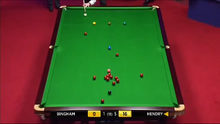
%> input picture res/table_test-1.png, 220 x 124 px, shrunk from 1278 x 723 before the run
$ octave test_colorClassification.m   (GNU Octave 9; MATLAB toolbox functions it lacks are replaced by stand-ins)
%> lines starting %> are read from the running program, lines starting %| are printed output that depends on the picture; in (x1, y1, x2, y2) boxes, pixels count from 0 and x2, y2 are one past the last pixel; in counts of white or black regions, pixels touching at a corner belong together; the program's own positions count from 1
### table_mask.m
function [ result ] = table_mask( input )
%TABLE_MASK makes a binary mask for a pool or snooker table
%   @author Maximilian Irro

%create color transformation structure
cform = makecform('srgb2lab');

% transform into L*a*b color space
input_lab = applycform(input, cform);

% extract the red-green chroma component
rg_chroma = input_lab(:,:,2);

% make a binary image
THRESHOLD = 0.45;
BW = im2bw(rg_chroma, THRESHOLD);

% now everything except the table is 1,
% but we need this the other way around
BW_inv = imcomplement(BW);

% fill all holes in the segmented table
% holes are balls (mind the bad dirty joke!)
BW_filled = imfill(BW_inv, 'holes');

BW_filled = bwmorph(BW_filled,'thin',5);

% convert it to uint8 to make it compatible with an image
mask = uint8(BW_filled);

% replicate the matrix 3 times, to combine it with a color image
mask3 = repmat( mask, [1 1 3]);

% return only the game table
result = mask3;

end

### connectedComponent.m
function [ resultBW, resultColor, resultRaw] = connectedComponent( table_mask , threshold)
%input bild: Tisch muss bereits durch die Tisch-Maske ausgeschnitten sein
%Diese Funktion ermittelt die Components im Bild (d.h. die Kugeln)
%Dafuer werden die Glanzpunkte der Kugeln benutzt. Durch sehr helle Stellen
%im Bild, die zu keiner Kugel geh?ren, werden auch Fragmente vom Tisch und
%Koe als Glanzpunkte interpretiert.

%Ausgabe:
%- resultBW: ist ein n-dim. cell-Element, das in jeder Zelle ein Binaerbild
%            einer Komponente enthaellt. insgesammt sind es n Components
%- resultColor: ist ebenfalls ein n-dim. cell-Element, das in jeder Zelle
%            ein farbiges Bild (also ein 3-dim RGB-Bild) einer Komponente enthaelt.

%aus dem bild wird ein binaerbild, nur die hellsten stellen werden weiss
BW = im2bw(table_mask , threshold);

figure(20);
imshow(BW);

%Elemente werden von einander getrennt
%Anwendung des selbst implementierten Algorithmus zu Connected Component Labeling
[L, num] = ccl_labeling(BW);

L = uint8(L);
BW = im2uint8(BW);
color_img = repmat( uint8(zeros(size(BW,1),size(BW,2))), [1 1 3]);

resultRaw = L;

%berechne moeglichst passende komponente fuer eine kugel
%annahme:
%   der glanzpunkt ist auf der x-achse in der mitte
%   der glanzpunkt endet auf der y-achse oben genau wo die kugel endet
bbox = regionprops(L, 'BoundingBox');

% mittelpunkte der gelabelten BLOBs berechnen lassen
stat = regionprops(L,'centroid');
stat2 = regionprops(L, 'EquivDiameter');

resultBW = cell(1);
resultColor = cell(1);

idx = 1;
for x = 1:num

    rx = L;

    % alles, was nicht die aktuelle Komponente ist, wird ausmaskiert
    rx(rx ~= x) = 0;

    % jetzt maskieren wir die Kugel mit einem Kreis aus
    cx = stat(x).Centroid(1);
    cy = bbox(x).BoundingBox(2);
    cy = cy + 5; % Positionskorrektur von Glanzpunkt auf Ballmittelpunkt
    rx = insertShape(uint8(rx), 'FilledCircle', [cx cy 7]);
    rx = im2bw(rx); % ist durch shape insertion zu uint8 geworden

    if stat2(x).EquivDiameter < 17

        resultBW{idx} = rx;

        rx = im2uint8(rx);
        rx3 = cat(3, rx, rx, rx);
        rcx = table_mask;

        rcx(rx3 == 0) = 0;

        color_img = color_img + rcx;
        resultColor{idx} = rcx;

        idx = idx + 1;
    end

end;

 figure(21);
 imshow(color_img);

end

### ccl_runLengthLabeling.m
function [ runlengthTable ] = ccl_runLengthLabeling( bw_img )

% n Reihen, 4 Spalten: Aktuelle Reihe, start, ende, Label

% bw_img Zeilenweise durchgehen und nach Zeichenketten suchen.
% fuer jede Zeichenkette den Anfangswert und den Endwert in der
% runlengthTable speichern
% gleichzeitig die Zeichenkette labeln, d.h. den Labelwert in die Tabelle
% speichern
% fuer jeden Element der Zeichenkette ueberpruefen, ob das Element der in
% darueberliegenden Zeile bereits gelabelt wurde.

% Tabelle der Zeichenketten der Zeilen
runlengthTable = cell(1);
count = 1;
rows = size(bw_img, 1);

for x = 1:rows
     % x-te zeile aus tabelle holen
     currentRow = bw_img(x,:);

     % Indizes der nonzero-Elemente des Zeilenvektors
     indices = find(currentRow);
     cursor_row = 1;
     cursor_ind = 1;

     if ~isempty(indices)
         while cursor_row <= length(currentRow) && cursor_ind <= length(indices)
             % Start der Zeichenkette und Cursor fuer Reihe und Index-Vektor setzen
             start_string = indices(cursor_ind);
             cursor_row = start_string;
             cursor_ind = cursor_ind + 1;

             %vorlaufiges Label setzen
             label = count;

             % Schleife laeuft, bis das Ende der Zeichenkette erreicht ist
             % oder bis das Ende der Bild-Reihe erreicht ist
             while (cursor_row <= length(currentRow)) && (currentRow(cursor_row) ~= 0)
                 if x > 1
                    bool = 1;
                    % fuer jede Zeichenkette eine Zeile darueber wird
                    % ueberprueft, ob die Zeichenkette direkt ueber dem
                    % aktuellen Element liegt
                    [~, num] = size(runlengthTable);
                     while bool && num > 0
                         if ~isempty(runlengthTable{1}) && runlengthTable{1,num}(1) >= (x-1)
                             if (runlengthTable{1,num}(2)<cursor_row) && (runlengthTable{1,num}(3)>cursor_row)
                                if label > runlengthTable{1,num}(4)
                                     label = runlengthTable{1,num}(4);
                                end
                             elseif cursor_row == runlengthTable{1,num}(2)
                                if label > runlengthTable{1,num}(4)
                                     label = runlengthTable{1,num}(4);
                                end
                             elseif cursor_row == runlengthTable{1,num}(3)
                                if label > runlengthTable{1,num}(4)
                                     label = runlengthTable{1,num}(4);
                                end
                             end
                         else
                             bool = 0;
                         end
                         num = num - 1;
                     end
                 end

                 cursor_row = cursor_row + 1;
                 cursor_ind = cursor_ind + 1;
             end

             % Ende der Zeichenkette angeben
             end_string = cursor_row - 1;
             cursor_ind = cursor_ind - 1;

             % codierte Zeichenkette in Tabelle speichern
             runlengthTable{count} = [x start_string end_string label];
             count = count + 1;
         end
     end
end

end

### ccl_labeling.m
function [components_img, labelCount] = ccl_labeling( bw_img )

    runlengthTable = ccl_runLengthLabeling( bw_img );
    runlengthTable = ccl_bottomUpLabeling( runlengthTable );
    [components_img, labelCount] = ccl_labelNormalisation(runlengthTable, bw_img);


end

### ccl_bottomUpLabeling.m
%function [ runlengthTable ] = ccl_bottomUpLabeling( )
 function [ runlengthTable ] = ccl_bottomUpLabeling(runlengthTable )

% labeling von unten nach oben
% f黵 jede Zeichenkette in der runlengthTable wird 黚erpr黤t, ob die
% Elemente der Zeichenkette darunter an anderes gelabeltes Element haben,
% dass ein kleineres Label hat.

%runlengthTable = ccl_runLengthLabeling();
[~, num] = size(runlengthTable);

for x = drange(num:-1:1)
    bool = 1;
    counter = x + 1;
    while bool && counter < num
        check = 0;
        if (runlengthTable{counter}(1) - runlengthTable{x}(1)) <= 1 && runlengthTable{x}(4) ~= runlengthTable{counter}(4)
            if (runlengthTable{counter}(1) - runlengthTable{x}(1)) == 1
                if runlengthTable{x}(2) == runlengthTable{counter}(2) && runlengthTable{x}(3) == runlengthTable{counter}(3)
                    check = 1;
                elseif runlengthTable{x}(2) < runlengthTable{counter}(2) && runlengthTable{x}(3) == runlengthTable{counter}(3)
                    check = 1;
                elseif runlengthTable{x}(2) > runlengthTable{counter}(2) && runlengthTable{x}(3) == runlengthTable{counter}(3)
                    check = 1;
                elseif runlengthTable{x}(2) == runlengthTable{counter}(2) && runlengthTable{x}(3) > runlengthTable{counter}(3)
                    check = 1;
                elseif runlengthTable{x}(2) == runlengthTable{counter}(2) && runlengthTable{x}(3) < runlengthTable{counter}(3)
                    check = 1;
                elseif runlengthTable{x}(2) < runlengthTable{counter}(2) && runlengthTable{x}(3) > runlengthTable{counter}(3)
                    check = 1;
                elseif runlengthTable{x}(2) > runlengthTable{counter}(2) && runlengthTable{x}(3) < runlengthTable{counter}(3)
                    check = 1;
                elseif runlengthTable{x}(2) == runlengthTable{counter}(3)
                    check = 1;
                elseif runlengthTable{x}(3) == runlengthTable{counter}(2)
                    check = 1;
                end
            end
            if check
                runlengthTable{x} = [runlengthTable{x}(1) runlengthTable{x}(2) runlengthTable{x}(3) runlengthTable{counter}(4)];
            end
        else
            bool = 0;
        end
        counter = counter + 1;
    end
end

end

### deprecated2/test_colorClassification.m
img = imread('res/images/table_test-1.png');
%> img is the input picture: size 124x220x3 uint8; mean R, G, B 82.4, 75.1, 42.9
mask = table_mask(img);
%> in table_mask, `input_lab = applycform(input, cform);`: input_lab: size 124x220x3 uint8; mean of channels 1, 2, 3 95, 131.3, 154.2
%> in table_mask, `rg_chroma = input_lab(:,:,2);`:
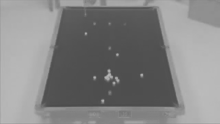
%> rg_chroma: size 124x220 uint8; min 75, max 187, mean 131.3
%> in table_mask, `BW = im2bw(rg_chroma, THRESHOLD);`:
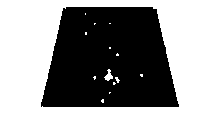
%> BW: size 124x220 logical; 58.3% white; 1 black region, box (x1, y1, x2, y2) and area: (41, 7, 179, 107) 11372
%> in table_mask, `BW_filled = imfill(BW_inv, 'holes');`:
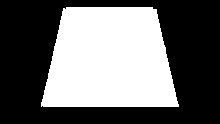
%> BW_filled: size 124x220 logical; 42.2% white; 1 white region, box (x1, y1, x2, y2) and area: (41, 7, 179, 107) 11505
%> in table_mask, `BW_filled = bwmorph(BW_filled,'thin',5);`:
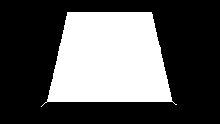
%> BW_filled: size 124x220 logical; 34.7% white; 1 white region, box (x1, y1, x2, y2) and area: (41, 12, 177, 107) 9469
image = img .* mask;
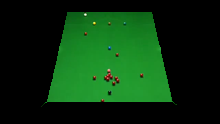
%> image: size 124x220x3 uint8; mean R, G, B 10, 47.7, 13.8

[BWComponents, ColorComponents] = connectedComponent(image, 0.5);
%> in connectedComponent, `BW = im2bw(table_mask , threshold);`:
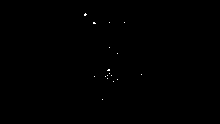
%> BW: size 124x220 logical; 0.11% white in thin lines or dots, all inside (x1, y1, x2, y2) = (84, 13, 142, 100)
%> the loop in ccl_runLengthLabeling, `for x = 1:rows` made 124 passes
%> indices on passes 14, 15, 16, 23, 24, 48, 54: 86, [85 86 87], [85 86], [94 95 110 125], [94 95 96], 110, 118
%> after the loop in ccl_runLengthLabeling, `for x = 1:rows`: bool = 0; count = 22; end_string = 103; label = 21; num = 19; runlengthTable = 21 items; start_string = 103
%> in ccl_labeling, `runlengthTable = ccl_runLengthLabeling( bw_img );`: runlengthTable = 21 items
%> in ccl_bottomUpLabeling, `[~, num] = size(runlengthTable);`: num = 21
%> the run ends on the next line
